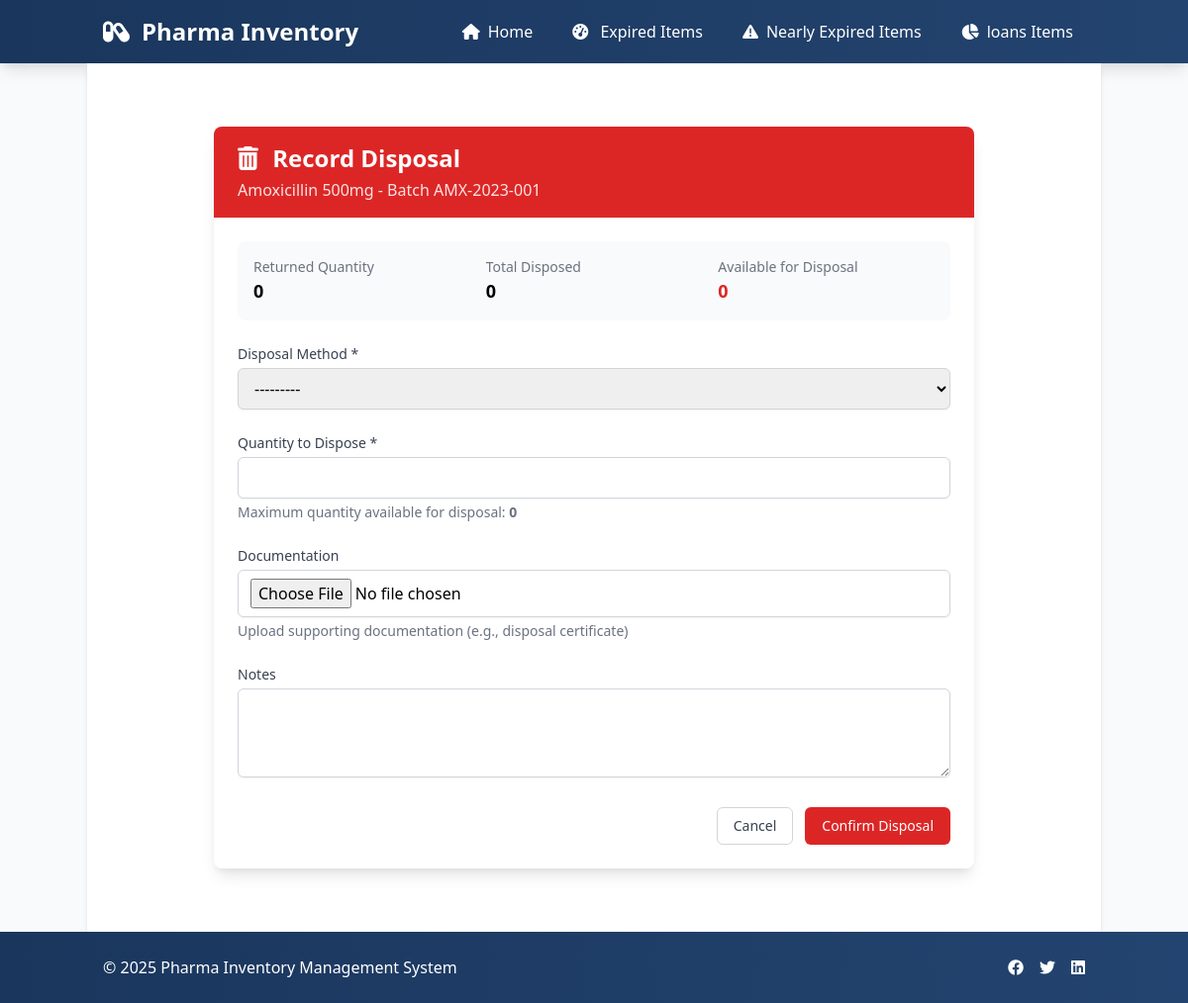
The page /inventory/inventory/1/dispose/ (signed in) on the database its author committed.
### inventory/models.py (models this page shows, shortened)
class Inventory(models.Model):
    CATEGORY_CHOICES = [
        ('antibiotics', 'Antibiotics'),
        ('pain_relievers', 'Pain Relievers (Analgesics)'),
        ('anti_inflammatory', 'Antipyretics and Anti-inflammatory Drugs'),
        ('gastrointestinal', 'Antacids and Gastrointestinal Medicines'),
        ('vitamins', 'Vitamins and Supplements'),
        ('antidiabetics', 'Antidiabetics'),
        ('cardiovascular', 'Cardiovascular Medicines'),
        ('respiratory', 'Respiratory Medicines (Asthma, COPD)'),
        ('antimalarials', 'Antimalarials'),
        ('cough_cold', 'Cough and Cold Preparations'),
    ]
    product_name = models.CharField(max_length=255)
    batch_no = models.CharField(max_length=100)
    quantity = models.IntegerField()
    reserved_quantity = models.IntegerField(default=0, help_text="Quantity reserved during payment")
    expiry_date = models.DateField()
    price = models.DecimalField(max_digits=10, decimal_places=2)
    category = models.CharField(
        max_length=50,
        choices=CATEGORY_CHOICES,
        default='antibiotics',
        verbose_name="Category"
    )
    shelf_location = models.CharField(
        max_length=100,
        blank=True,
        null=True,
        verbose_name="Shelf Location",
        help_text="Physical location of the product in storage"
    )
    created_at = models.DateTimeField(auto_now_add=True)
    STATUS_CHOICES = [
        ('available', 'Available'),
        ('expired', 'Expired'),
        ('disposed', 'Disposed'),
        ('quarantined', 'Quarantined'),
    ]
    status = models.CharField(
        max_length=20,
        choices=STATUS_CHOICES,
        default='available'
    )
    moved_to_pharmacy_date = models.DateField(
        null=True,
        blank=True,
        verbose_name="Moved to Pharmacy Date",
        help_text="Date when product was moved to pharmacy section"
    )
    original_quantity = models.IntegerField(
        default=0,
        verbose_name="Original Quantity",
        help_text="Initial quantity when product was added"
    )
    total_disposed = models.IntegerField(
        default=0,
        verbose_name="Total Disposed",
        help_text="Sum of all disposed quantities"
    )
    @property
    def returned_quantity(self):
        return PharmacyLoan.objects.filter(inventory=self).aggregate(
            total=Sum('quantity_returned')
        )['total'] or 0
    @property
    def remaining_post_return_quantity(self):
        return max(0, self.returned_quantity - self.total_disposed)
    NEAR_EXPIRY_THRESHOLD = 180  # 6 months in days
    class Meta:
        verbose_name_plural = "Inventories"

### inventory/views.py (the view, shortened to what this page needs)
# urls.py: path('inventory/<int:pk>/dispose/', views.DisposalCreateView.as_view(), name='dispose_product'),
class DisposalCreateView(CreateView):
    model = Disposal
    form_class = DisposalForm
    template_name = 'regulatory/dispose_product.html'
    def get_form_kwargs(self):
        kwargs = super().get_form_kwargs()
        kwargs['product'] = self.get_product()
        return kwargs
    def get_product(self):
        return Inventory.objects.get(pk=self.kwargs['pk'])
    def get_context_data(self, **kwargs):
        context = super().get_context_data(**kwargs)
        product = self.get_product()
        disposals = product.disposal_set.all().order_by('-disposal_date')
        running_disposed = 0
        for disposal in disposals:
            running_disposed += disposal.quantity
            disposal.remaining_after = product.returned_quantity - running_disposed
        context.update({
            'product': product,
            'remaining_quantity': product.returned_quantity - product.total_disposed,
            'can_dispose': (product.returned_quantity - product.total_disposed) > 0
                           and product.status != 'disposed',
            'disposals': disposals,
        })
        return context

### inventory/forms.py
class DisposalForm(forms.ModelForm):
    class Meta:
        model = Disposal
        fields = ['method', 'quantity', 'documentation', 'notes']
        widgets = {
            'quantity': forms.NumberInput(attrs={
                'class': 'form-control',
                'min': 1,
                'step': 1
            }),
        }
    def __init__(self, *args, **kwargs):
        self.product = kwargs.pop('product', None)
        super().__init__(*args, **kwargs)
        if self.product:
            self.fields['quantity'].widget.attrs['max'] = self.product.quantity

### inventory/templates/regulatory/dispose_product.html (shortened to what this page needs)
{% extends 'base.html' %}
{% load widget_tweaks %}
{% block content %}
<div class="container mx-auto px-4 py-8">
    <div class="max-w-3xl mx-auto">
        <div class="bg-white shadow-lg rounded-lg overflow-hidden">
            <div class="bg-red-600 px-6 py-4">
                <h1 class="text-2xl font-bold text-white">
                    <i class="fas fa-trash-alt mr-2"></i>
                    Record Disposal
                </h1>
                <p class="text-red-100 mt-1">
                    {{ product.product_name }} - Batch {{ product.batch_no }}
                </p>
            </div>
            <div class="p-6">
                <form method="post" enctype="multipart/form-data">
                    <div class="space-y-6">
                        <div class="grid grid-cols-3 gap-4 bg-gray-50 p-4 rounded-lg">
                            <div>
                                <p class="text-sm font-medium text-gray-500">Returned Quantity</p>
                                <p class="text-lg font-semibold">{{ product.returned_quantity }}</p>
                            </div>
                            <div>
                                <p class="text-sm font-medium text-gray-500">Total Disposed</p>
                                <p class="text-lg font-semibold">{{ product.total_disposed }}</p>
                            </div>
                            <div>
                                <p class="text-sm font-medium text-gray-500">Available for Disposal</p>
                                <p class="text-lg font-semibold {% if product.remaining_post_return_quantity <= 0 %}text-red-600{% endif %}">
                                    {{ product.remaining_post_return_quantity }}
                                </p>
                            </div>
                        </div>
                        <div>
                            <label class="block text-sm font-medium text-gray-700 mb-1">Disposal Method *</label>
                            {% render_field form.method class="w-full px-3 py-2 border border-gray-300 rounded-md shadow-sm focus:outline-none focus:ring-red-500 focus:border-red-500" %}
                        </div>
                        <div>
                            <label class="block text-sm font-medium text-gray-700 mb-1">Quantity to Dispose *</label>
                            {% with max_quantity=product.remaining_post_return_quantity %}
                                {% render_field form.quantity class="w-full px-3 py-2 border border-gray-300 rounded-md shadow-sm focus:outline-none focus:ring-red-500 focus:border-red-500" min="1" max=max_quantity %}
                            {% endwith %}
                            <p class="mt-1 text-sm text-gray-500">
                                Maximum quantity available for disposal:
                                <span class="font-semibold">{{ product.remaining_post_return_quantity }}</span>
                            </p>
                        </div>
                        <div>
                            <label class="block text-sm font-medium text-gray-700 mb-1">Documentation</label>
                            {% render_field form.documentation class="w-full px-3 py-2 border border-gray-300 rounded-md shadow-sm focus:outline-none focus:ring-red-500 focus:border-red-500" %}
                            <p class="mt-1 text-sm text-gray-500">
                                Upload supporting documentation (e.g., disposal certificate)
                            </p>
                        </div>
                        <div>
                            <label class="block text-sm font-medium text-gray-700 mb-1">Notes</label>
                            {% render_field form.notes class="w-full px-3 py-2 border border-gray-300 rounded-md shadow-sm focus:outline-none focus:ring-red-500 focus:border-red-500" rows="3" %}
                        </div>
                    </div>
                    <div class="mt-6 flex justify-end space-x-3">
                        <a href="{% url 'product_detail' pk=product.pk %}"
                           class="px-4 py-2 border border-gray-300 rounded-md text-sm font-medium text-gray-700 bg-white hover:bg-gray-50">
                            Cancel
                        </a>
                        <button type="submit"
                                class="px-4 py-2 border border-transparent rounded-md shadow-sm text-sm font-medium text-white bg-red-600 hover:bg-red-700 disabled:opacity-50"
                                {% if product.remaining_post_return_quantity <= 0 %}disabled{% endif %}>
                            Confirm Disposal
                        </button>
                    </div>
                </form>
            </div>
        </div>
    </div>
</div>
{% endblock %}

### inventory/templates/base.html (style rules this page uses)
:root { --primary-color: #1a365d; --secondary-color: #2c5282; --accent-color: #4299e1; --hover-color: #63b3ed; }

### rows shown on the page
Inventory: product_name "Amoxicillin 500mg", batch_no "AMX-2023-001", returned_quantity "0", total_disposed "0", remaining_post_return_quantity "0"
